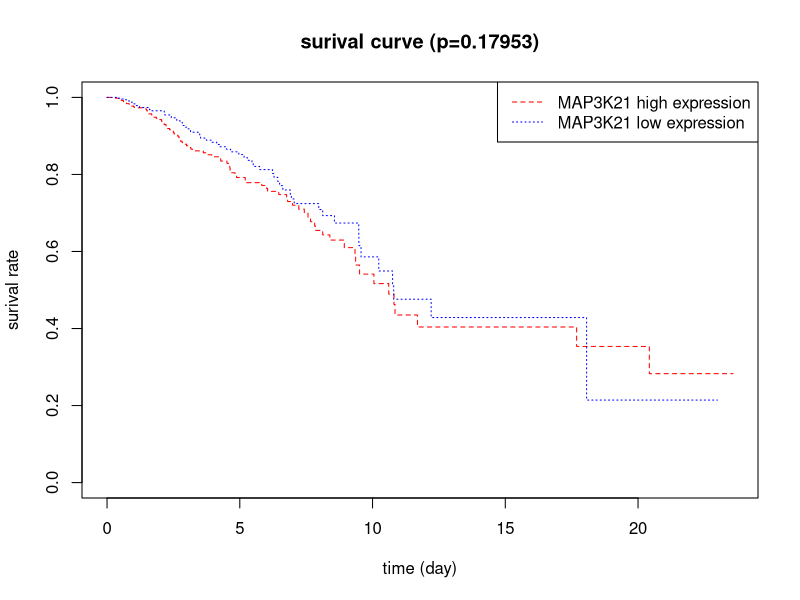

The R source for this figure:
#install.packages("survival")

setwd("C:\\Users\\Administrator\\Desktop\\her")   
library(survival)
rt=read.table("survivalInput.txt",header=T,sep="\t")
rt$futime=rt$futime/365       
a=rt[,"expression"]<median(rt[,"expression"])
diff=survdiff(Surv(futime, fustat) ~a,data = rt)
pValue=1-pchisq(diff$chisq,df=1)
pValue=round(pValue,5)
fit <- survfit(Surv(futime, fustat) ~ a, data = rt)
summary(fit)   
pdf(file="survival.pdf")
plot(fit, lty = 2:3,col=c("red","blue"),xlab="time (day)",ylab="surival rate",
     main=paste("surival curve (p=", pValue ,")",sep=""))
legend("topright", c("MAP3K21 high expression", "MAP3K21 low expression"), lty = 2:3, col=c("red","blue"))
dev.off()
